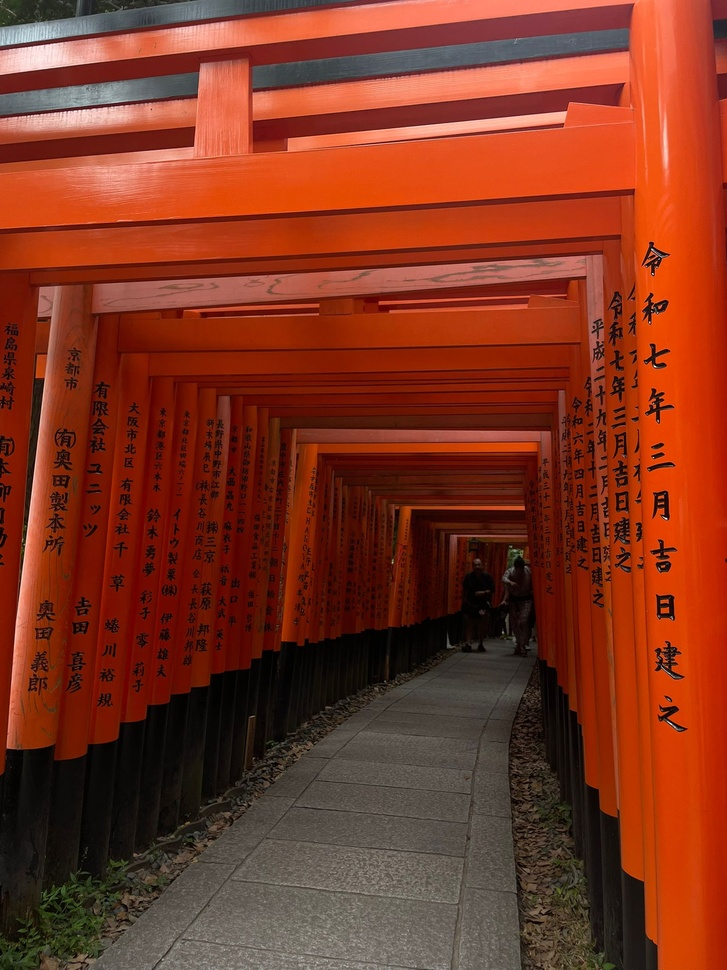
#> input picture kyoto.jpeg, 727 x 970 px, shrunk from 1536 x 2048 before the run
$ python main.py
#> lines starting #> are read from the running program, lines starting #| are printed output that depends on the picture; after the words box and inside, x2 and y2 are one past the last pixel; in counts of white or black regions, pixels touching at a corner belong together
import numpy as np
import matplotlib.pyplot as plt
from PIL import Image
from scipy import signal
from skimage.filters import median
from skimage.morphology import ball # נשארים עם ball לפי ההוראות

# 1. הגדרת פונקציות
def load_image(p):
#> called with p = 'kyoto.jpeg'
    return np.array(Image.open(p))
#> returned value is the input picture: shape (970, 727, 3); mean R, G, B 126.4, 52.9, 31.9

def edge_detection(img_arr):
    if len(img_arr.shape) == 3:
        gray = np.mean(img_arr, axis=2)
    else:
        gray = img_arr
    ky = np.array([[1, 2, 1], [0, 0, 0], [-1, -2, -1]])
    kx = np.array([[-1, 0, 1], [-2, 0, 2], [-1, 0, 1]])
    ex = signal.convolve2d(gray, kx, mode='same', boundary='fill', fillvalue=0)
    ey = signal.convolve2d(gray, ky, mode='same', boundary='fill', fillvalue=0)
    return np.sqrt(ex**2 + ey**2)

# 2. הרצה
filename = 'kyoto.jpeg'
img = load_image(filename)

# המרה לגרייסקייל
gray = np.mean(img, axis=2).astype(np.uint8)
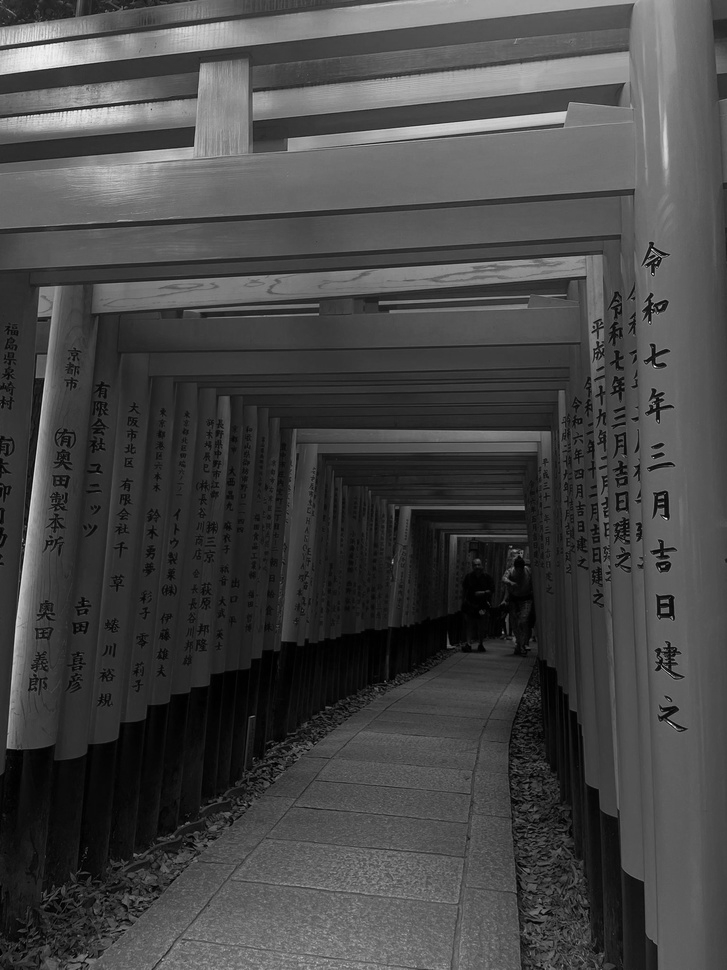
#> gray: shape (970, 727); min 0, max 248, mean 70

# התיקון כאן:
# השגיאה קרתה כי ball(3) הוא תלת-מימדי.
# אנחנו לוקחים רק שכבה אחת ממנו [1] כדי שיהיה דו-מימדי ויתאים לתמונה.
clean = median(gray, ball(3)[1])

mag = edge_detection(clean)
#> in edge_detection, `ex = signal.convolve2d(gray, kx, mode='same', boundary='fill', fillval..`:
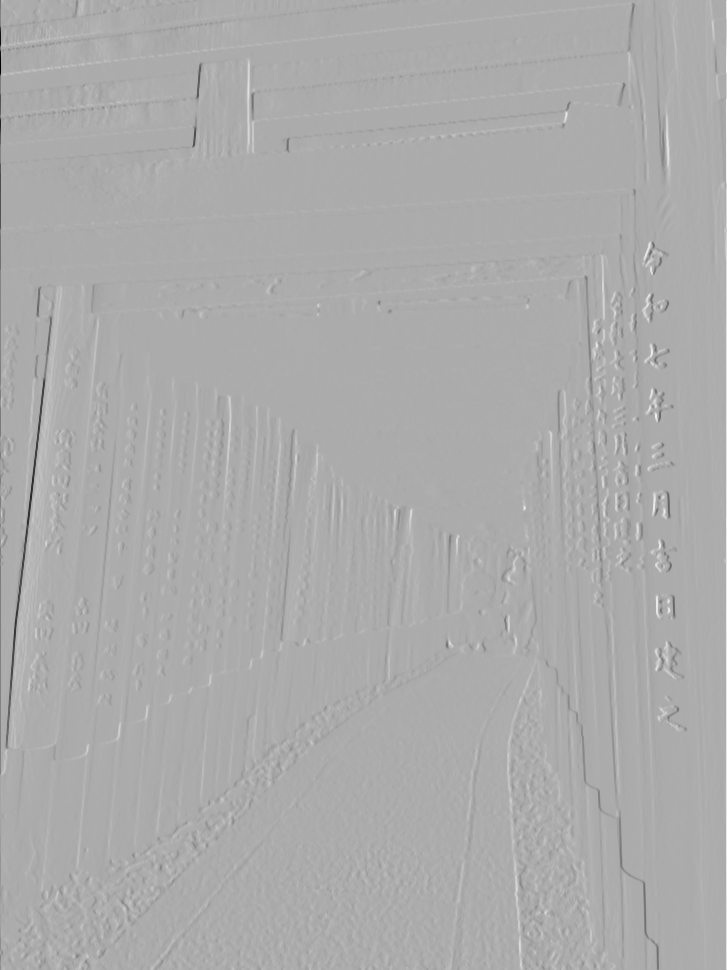
#> ex: shape (970, 727) int64; min -795, max 384, mean -0.1; drawn with min black and max white
#> in edge_detection, `ey = signal.convolve2d(gray, ky, mode='same', boundary='fill', fillval..`:
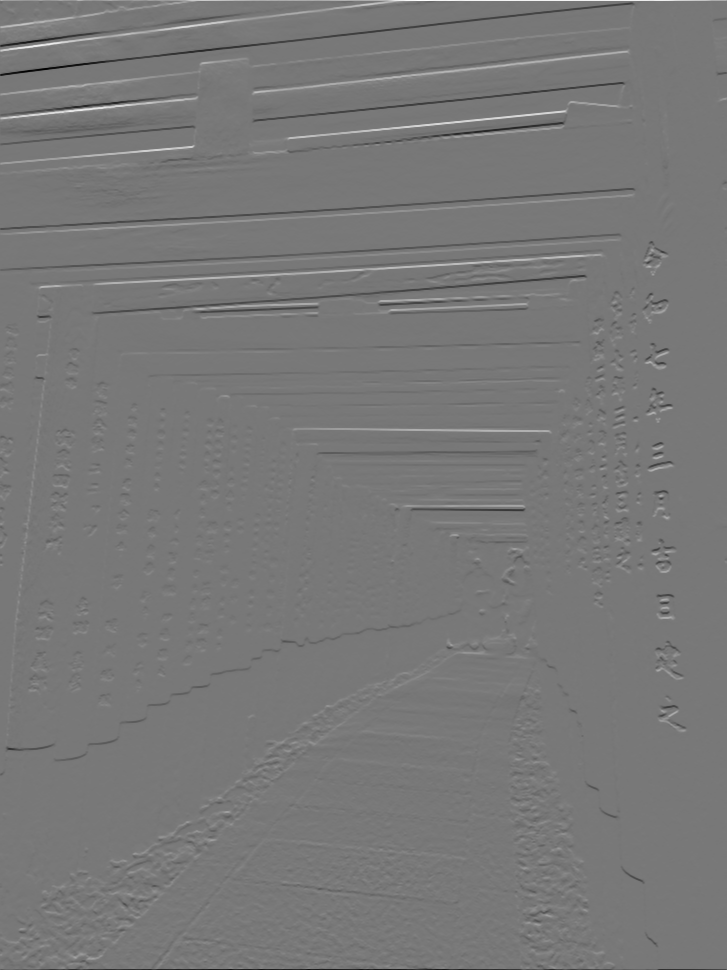
#> ey: shape (970, 727) int64; min -652, max 728, mean -0.1; drawn with min black and max white
#> in edge_detection, `return np.sqrt(ex**2 + ey**2)`:
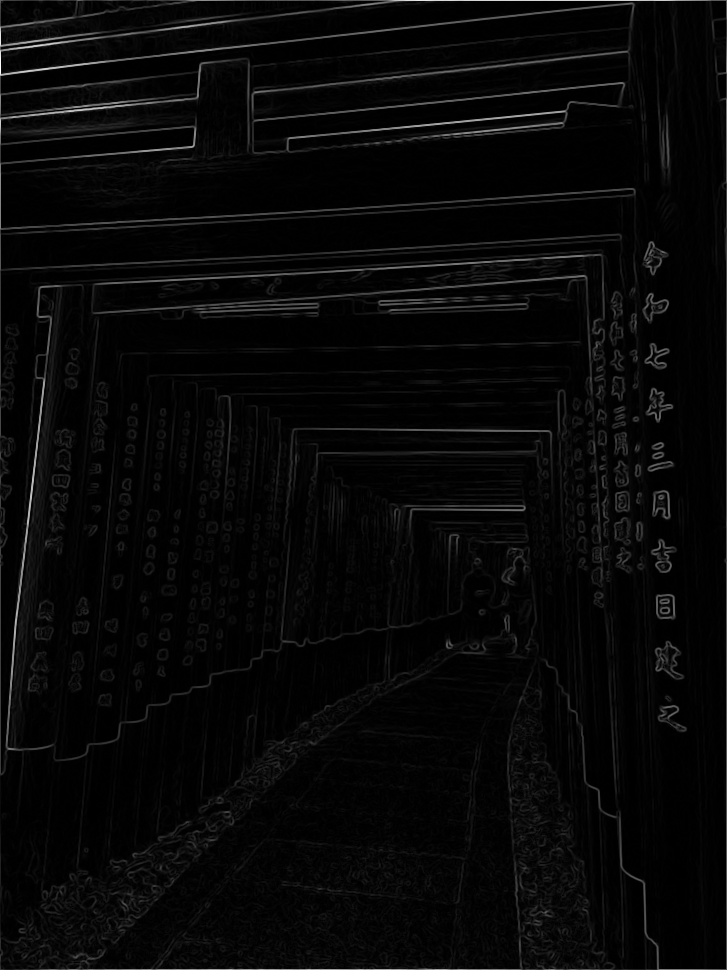
#> returned value: shape (970, 727) float64; min 0, max 795, mean 24.8; drawn with min black and max white

# יצירת התמונה הבינארית
threshold = 30
binary = (mag > threshold).astype(np.uint8) * 255
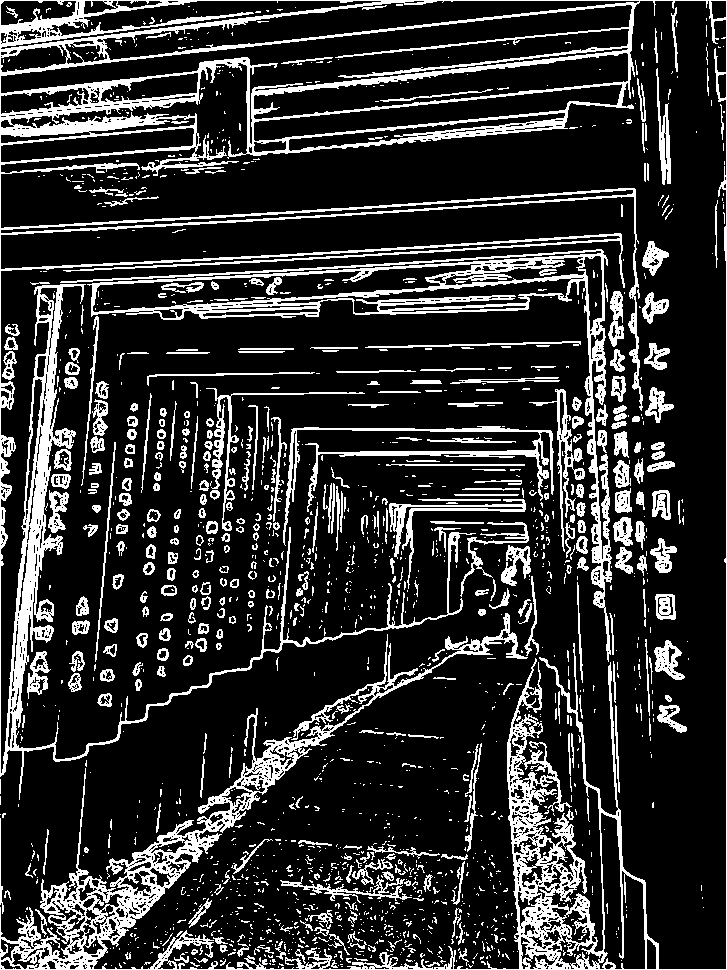
#> binary: shape (970, 727); 18.9% white; 1748 white regions (1350 under 20 px), largest, box (x1, y1, x2, y2) and area: (0, 0, 727, 970) 70683, (60, 249, 612, 662) 12380, (283, 426, 554, 546) 3106

# 3. הצגת התוצאה
plt.figure(figsize=(10, 5))
plt.imshow(binary, cmap='gray')
plt.axis('off')
plt.show()

# 4. שמירה
Image.fromarray(binary).save('my_edges.png')
print("✅ הסתיים בהצלחה! התמונה נוצרה.")

$ run again, with original.png saved as kyoto.jpeg
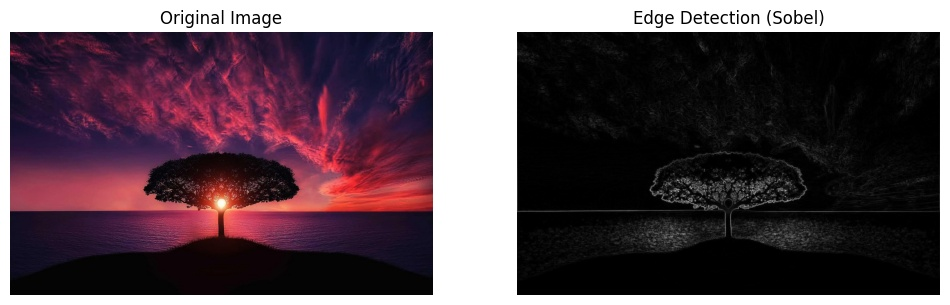
#> input picture original.png, 950 x 305 px
#> in load_image, returned value is the input picture: shape (305, 950, 3); mean R, G, B 89.2, 72.5, 80.6
#> in edge_detection, `ey = signal.convolve2d(gray, ky, mode='same', boundary='fill', fillval..`:
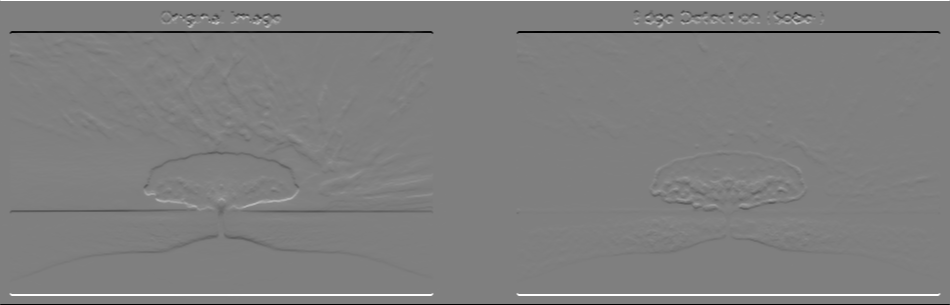
#> ey: shape (305, 950) int64; min -1020, max 1020, mean 0; drawn with min black and max white
#> `binary = (mag > threshold).astype(np.uint8) * 255`:
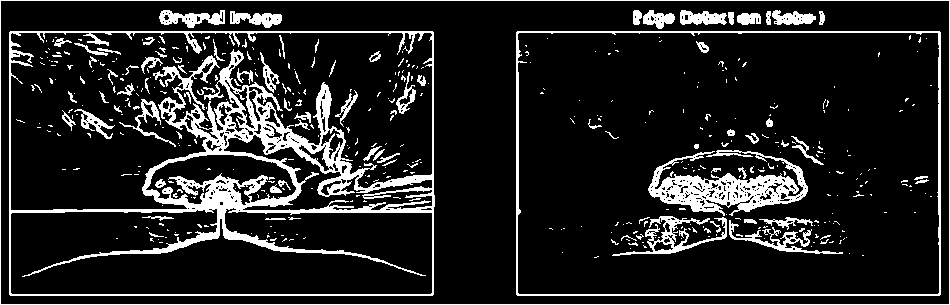
#> binary: shape (305, 950); 13.5% white; 456 white regions (375 under 20 px), largest, box (x1, y1, x2, y2) and area: (9, 31, 435, 296) 17822, (648, 150, 808, 216) 4323, (516, 31, 941, 296) 3148
